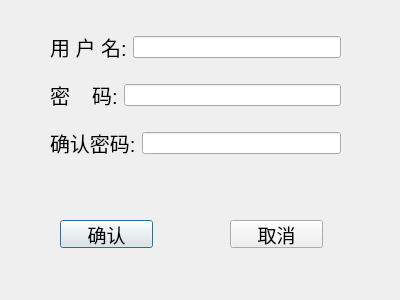
<?xml version="1.0" encoding="UTF-8"?>
<ui version="4.0">
 <class>RegisterDialog</class>
 <widget class="QDialog" name="RegisterDialog">
  <property name="geometry">
   <rect>
    <x>0</x>
    <y>0</y>
    <width>400</width>
    <height>300</height>
   </rect>
  </property>
  <property name="windowTitle">
   <string>Dialog</string>
  </property>
  <widget class="QWidget" name="verticalLayoutWidget">
   <property name="geometry">
    <rect>
     <x>50</x>
     <y>30</y>
     <width>291</width>
     <height>131</height>
    </rect>
   </property>
   <layout class="QVBoxLayout" name="verticalLayout">
    <item>
     <layout class="QHBoxLayout" name="horizontalLayout">
      <item>
       <widget class="QLabel" name="label_4">
        <property name="font">
         <font>
          <pointsize>15</pointsize>
         </font>
        </property>
        <property name="text">
         <string>用 户 名:</string>
        </property>
        <property name="buddy">
         <cstring>lineEdit</cstring>
        </property>
       </widget>
      </item>
      <item>
       <widget class="QLineEdit" name="lineEdit"/>
      </item>
     </layout>
    </item>
    <item>
     <spacer name="horizontalSpacer">
      <property name="orientation">
       <enum>Qt::Horizontal</enum>
      </property>
      <property name="sizeHint" stdset="0">
       <size>
        <width>40</width>
        <height>10</height>
       </size>
      </property>
     </spacer>
    </item>
    <item>
     <layout class="QHBoxLayout" name="horizontalLayout_2">
      <item>
       <widget class="QLabel" name="label_5">
        <property name="font">
         <font>
          <pointsize>15</pointsize>
         </font>
        </property>
        <property name="text">
         <string>密    码:</string>
        </property>
        <property name="buddy">
         <cstring>lineEdit_2</cstring>
        </property>
       </widget>
      </item>
      <item>
       <widget class="QLineEdit" name="lineEdit_2"/>
      </item>
     </layout>
    </item>
    <item>
     <spacer name="horizontalSpacer_2">
      <property name="orientation">
       <enum>Qt::Horizontal</enum>
      </property>
      <property name="sizeHint" stdset="0">
       <size>
        <width>40</width>
        <height>10</height>
       </size>
      </property>
     </spacer>
    </item>
    <item>
     <layout class="QHBoxLayout" name="horizontalLayout_3">
      <item>
       <widget class="QLabel" name="label_6">
        <property name="font">
         <font>
          <pointsize>15</pointsize>
         </font>
        </property>
        <property name="text">
         <string>确认密码:</string>
        </property>
        <property name="buddy">
         <cstring>lineEdit_2</cstring>
        </property>
       </widget>
      </item>
      <item>
       <widget class="QLineEdit" name="lineEdit_3"/>
      </item>
     </layout>
    </item>
   </layout>
  </widget>
  <widget class="QLabel" name="label">
   <property name="geometry">
    <rect>
     <x>60</x>
     <y>250</y>
     <width>251</width>
     <height>31</height>
    </rect>
   </property>
   <property name="text">
    <string/>
   </property>
  </widget>
  <widget class="QPushButton" name="pushButton">
   <property name="geometry">
    <rect>
     <x>60</x>
     <y>220</y>
     <width>93</width>
     <height>28</height>
    </rect>
   </property>
   <property name="font">
    <font>
     <family>Agency FB</family>
     <pointsize>14</pointsize>
    </font>
   </property>
   <property name="text">
    <string>确认</string>
   </property>
  </widget>
  <widget class="QPushButton" name="pushButton_2">
   <property name="geometry">
    <rect>
     <x>230</x>
     <y>220</y>
     <width>93</width>
     <height>28</height>
    </rect>
   </property>
   <property name="font">
    <font>
     <family>Agency FB</family>
     <pointsize>14</pointsize>
    </font>
   </property>
   <property name="text">
    <string>取消</string>
   </property>
  </widget>
 </widget>
 <resources/>
 <connections>
  <connection>
   <sender>pushButton_2</sender>
   <signal>clicked()</signal>
   <receiver>RegisterDialog</receiver>
   <slot>close()</slot>
   <hints>
    <hint type="sourcelabel">
     <x>276</x>
     <y>233</y>
    </hint>
    <hint type="destinationlabel">
     <x>199</x>
     <y>149</y>
    </hint>
   </hints>
  </connection>
 </connections>
</ui>
